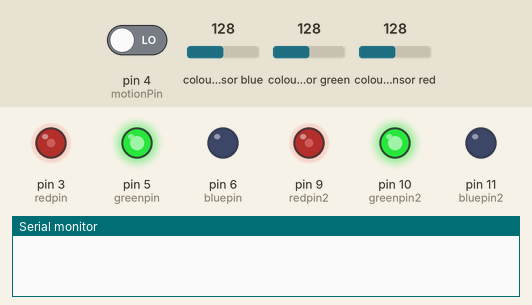
A sketch run on a simulated Arduino Uno, built with avr-gcc and run on an emulated ATmega328P. Shown: output pins drawn as LEDs (lit = HIGH), the last lines printed to the serial monitor. The test bench sets the inputs (shaded band); at power-on: pin 4 (motionPin) LOW, colour sensor blue 128, colour sensor green 128, colour sensor red 128.

Above: at 1.2 s.
1.3 s: pin 4 (motionPin) driven HIGH
At 4.0 s:
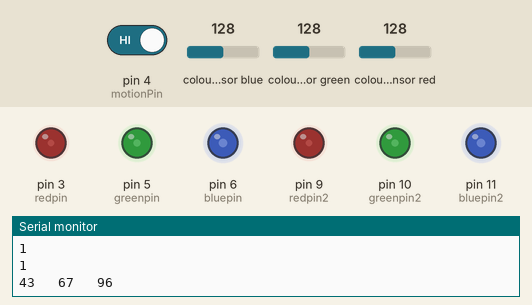
7.3 s: colour sensor blue set to 5
At 9.5 s:
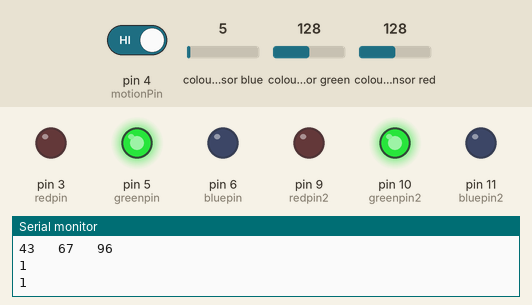
At 11.2 s:
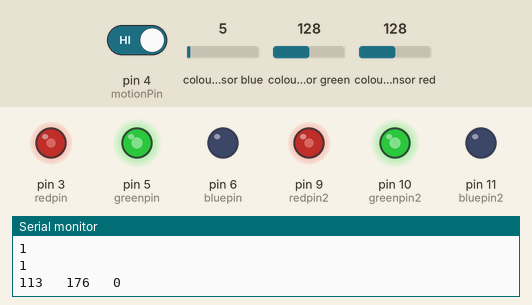
Timing chart, 0 to 18.2 s (numbered marks = the images above; inputs shaded):
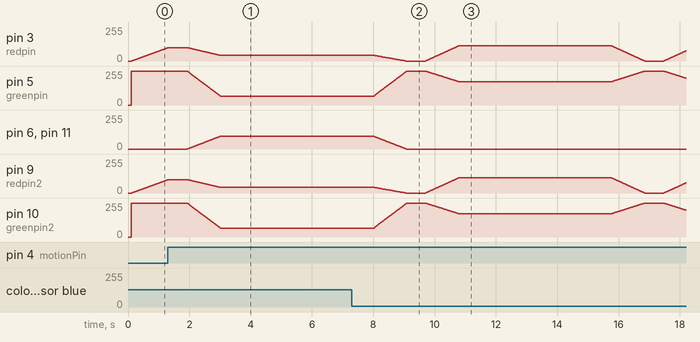

The sketch:

Colour_Shifting_Chameleon.ino
```cpp
#include <Wire.h>
#include "Adafruit_TCS34725.h"
#define commonAnode false
byte gammatable[256];
Adafruit_TCS34725 tcs = Adafruit_TCS34725(TCS34725_INTEGRATIONTIME_50MS, TCS34725_GAIN_4X);

// LED pins
int redpin = 3;
int greenpin = 5;
int bluepin = 6;
int redpin2 = 9;
int greenpin2 = 10;
int bluepin2 = 11;

// Motion Sensor
int motionPin = 4;
int motion;

// Write values
int red;
int green;
int blue;

// delays
int dt=12;
int dt2=4;

void setup() {
  Serial.begin(9600);
  // LED Setup
  pinMode(redpin, OUTPUT);
  pinMode(greenpin, OUTPUT);
  pinMode(bluepin, OUTPUT);
  pinMode(redpin2, OUTPUT);
  pinMode(greenpin2, OUTPUT);
  pinMode(bluepin2, OUTPUT);

  pinMode(motionPin, INPUT);

  // RGB sensor init
  tcs.begin();
  // Creation of gammatable
  for (int i=0; i<256; i++) {
    float x = i;
    x /= 255;
    x = pow(x, 2.5);
    x *= 255;

    if (commonAnode) {
      gammatable[i] = 255 - x;
    } else {
      gammatable[i] = x;
    }
  }
}

void loop() {
  // Read motion sensor
  motion = digitalRead(motionPin);

  //start at green
  red=0;
  green=255;
  blue=0;

  //Fade to yellow
  while (red < 255) {
    motion = digitalRead(motionPin);
    if (motion) {
      break;
    }

    delay(dt);
    analogWrite(redpin, red);
    analogWrite(greenpin, green);
    analogWrite(bluepin, blue);
    analogWrite(redpin2, red);
    analogWrite(greenpin2, green);
    analogWrite(bluepin2, blue);
    red++;
  }
  // To red
  while (green > 0) {
    motion = digitalRead(motionPin);
    Serial.println(motion);
    if (motion) {
      break;
    }

    delay(dt);
    analogWrite(redpin, red);
    analogWrite(greenpin, green);
    analogWrite(bluepin, blue);
    analogWrite(redpin2, red);
    analogWrite(greenpin2, green);
    analogWrite(bluepin2, blue);
    green--;
  }
  //To magenta
  while (blue < 255) {
    motion = digitalRead(motionPin);
    Serial.println(motion);
    if (motion) {
      break;
    }

    delay(dt);
    analogWrite(redpin, red);
    analogWrite(greenpin, green);
    analogWrite(bluepin, blue);
    analogWrite(redpin2, red);
    analogWrite(greenpin2, green);
    analogWrite(bluepin2, blue);
    blue++;
  }
  // To Blue
  while (red > 0) {
    motion = digitalRead(motionPin);
    Serial.println(motion);
    if (motion) {
      break;
    }

    delay(dt);
    analogWrite(redpin, red);
    analogWrite(greenpin, green);
    analogWrite(bluepin, blue);
    analogWrite(redpin2, red);
    analogWrite(greenpin2, green);
    analogWrite(bluepin2, blue);
    red--;
  }
  // To cyan
  while (green < 255) {
    motion = digitalRead(motionPin);
    Serial.println(motion);
    if (motion) {
      break;
    }

    delay(dt);
    analogWrite(redpin, red);
    analogWrite(greenpin, green);
    analogWrite(bluepin, blue);
    analogWrite(redpin2, red);
    analogWrite(greenpin2, green);
    analogWrite(bluepin2, blue);
    green++;
  }
  // Back to green
  while (blue > 0) {
    motion = digitalRead(motionPin);
    Serial.println(motion);
    if (motion) {
      break;
    }

    delay(dt);
    analogWrite(redpin, red);
    analogWrite(greenpin, green);
    analogWrite(bluepin, blue);
    analogWrite(redpin2, red);
    analogWrite(greenpin2, green);
    analogWrite(bluepin2, blue);
    blue--;
  }

// Motion Sensor Detecting Stuff!
  if (motion) {
    delay(500);
    // Reading RGB Sensor
    uint16_t clear, red2, green2, blue2;
    tcs.setInterrupt(false);
    delay(60);
    tcs.getRawData(&red2, &green2, &blue2, &clear);
    tcs.setInterrupt(true);

    uint32_t sum = clear;
    float r, g, b;

    //Setting up the colours we want to fade to
    r = red2; r /= sum;
    g = green2; g /= sum;
    b = blue2; b /= sum;
    r *= 256; g *= 256; b *= 256;
    float finalRed = gammatable[(int)r] * 2.7;
    float finalGreen = gammatable[(int)g] * 4.2;
    float finalBlue = gammatable[(int)b]  * 6;
    // Setting limits on colours
    if (finalRed > 255) {
      finalRed=255;
    }
    if (finalGreen > 255) {
      finalGreen=255;
    }
    if (finalBlue > 255) {
      finalBlue=255;
    }
    // Test Prints
    Serial.print((int)finalRed);
    Serial.print("   ");
    Serial.print((int)finalGreen);
    Serial.print("   ");
    Serial.println((int)finalBlue);

    float initialRed = red;
    float initialGreen = green;
    float initialBlue = blue;

    // Fade into the reading
    for (int i=0; i<255; i++) {
      delay(dt2);
      float currentRed = ((float)initialRed * (255 - i) + (finalRed * i))/255;
      float currentGreen = ((float)initialGreen * (255 - i) + (finalGreen * i))/255;
      float currentBlue = ((float)initialBlue * (255 - i) + (finalBlue * i))/255;

      analogWrite(redpin, (int)currentRed);
      analogWrite(greenpin, (int)currentGreen);
      analogWrite(bluepin, (int)currentBlue);
      analogWrite(redpin2, (int)currentRed);
      analogWrite(greenpin2, (int)currentGreen);
      analogWrite(bluepin2, (int)currentBlue);
    }


    analogWrite(redpin, (int)finalRed);
    analogWrite(greenpin, (int)finalGreen);
    analogWrite(bluepin, (int)finalBlue);
    analogWrite(redpin2, (int)finalRed);
    analogWrite(greenpin2, (int)finalGreen);
    analogWrite(bluepin2, (int)finalBlue);
    delay(5000);

    // Fade from reading back to green
    initialRed = finalRed;
    initialGreen = finalGreen;
    initialBlue = finalBlue;

    finalRed=0;
    finalGreen=255;
    finalBlue=0;

    for (int i=0; i<255; i++) {
      delay(dt2);
      float currentRed = ((float)initialRed * (255 - i) + (finalRed * i))/255;
      float currentGreen = ((float)initialGreen * (255 - i) + (finalGreen * i))/255;
      float currentBlue = ((float)initialBlue * (255 - i) + (finalBlue * i))/255;

      analogWrite(redpin, (int)currentRed);
      analogWrite(greenpin, (int)currentGreen);
      analogWrite(bluepin, (int)currentBlue);
      analogWrite(redpin2, (int)currentRed);
      analogWrite(greenpin2, (int)currentGreen);
      analogWrite(bluepin2, (int)currentBlue);
    }
  }
}
```

Measured:
- after the input at 7.3 s, pin 6 (bluepin), pin 11 (bluepin2): goes on until 9.1 s, then stays 0/255
